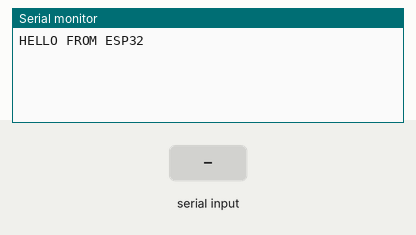
This sketch was run on a simulated ESP32. On the bench: the last lines printed to the serial monitor. Inputs (shaded band) come from the test bench.

Above: at 2.2 s.
2.3 s: "1\n" received over Serial
At 3.4 s:
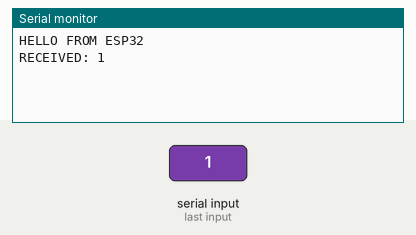
3.8 s: "0\n" received over Serial
At 4.5 s:
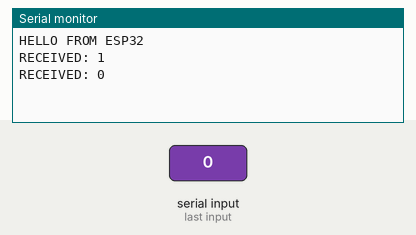
5.3 s: "2\n" received over Serial
At 5.6 s:
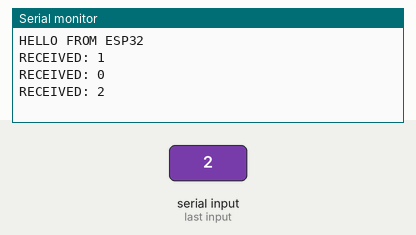

The sketch:

esp32_echo.ino
```cpp
void setup() {
  Serial.begin(115200);
  delay(1000);
  Serial.println("HELLO FROM ESP32");
}

void loop() {
  if (Serial.available()) {
    String msg = Serial.readStringUntil('\n');
    Serial.print("RECEIVED: ");
    Serial.println(msg);
  }
}
```

Measured:
- after the input at 2.3 s, the serial monitor: prints a new line at once (image 1)
- after the input at 3.8 s, the serial monitor: prints a new line at once (image 2)
- after the input at 5.3 s, the serial monitor: prints a new line at once (image 3)
